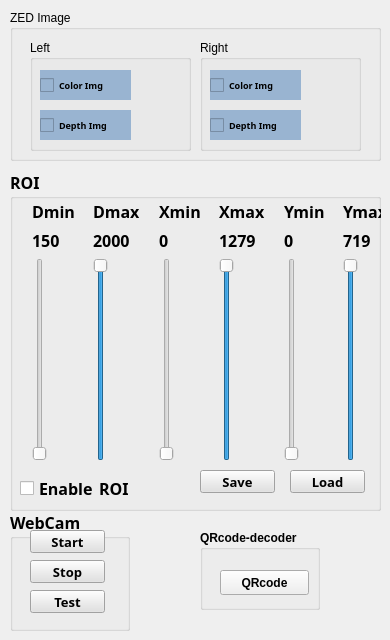
   <widget class="QWidget" name="tab">
    <attribute name="title">
     <string>ZED Function</string>
    </attribute>
    <widget class="QGroupBox" name="groupBox_2">
     <property name="geometry">
      <rect>
       <x>10</x>
       <y>510</y>
       <width>120</width>
       <height>121</height>
      </rect>
     </property>
     <property name="font">
      <font>
       <family>微軟正黑體</family>
       <pointsize>12</pointsize>
       <weight>75</weight>
       <bold>true</bold>
      </font>
     </property>
     <property name="title">
      <string>WebCam</string>
     </property>
     <widget class="QPushButton" name="button_WbCm_Str">
      <property name="geometry">
       <rect>
        <x>20</x>
        <y>20</y>
        <width>75</width>
        <height>23</height>
       </rect>
      </property>
      <property name="font">
       <font>
        <family>微軟正黑體</family>
        <pointsize>10</pointsize>
        <weight>75</weight>
        <bold>true</bold>
       </font>
      </property>
      <property name="styleSheet">
       <string notr="true">background-color: rgb(225, 225, 225);</string>
      </property>
      <property name="text">
       <string>Start</string>
      </property>
     </widget>
     <widget class="QPushButton" name="button_WbCm_Stop">
      <property name="geometry">
       <rect>
        <x>20</x>
        <y>50</y>
        <width>75</width>
        <height>23</height>
       </rect>
      </property>
      <property name="font">
       <font>
        <family>微軟正黑體</family>
        <pointsize>10</pointsize>
        <weight>75</weight>
        <bold>true</bold>
       </font>
      </property>
      <property name="styleSheet">
       <string notr="true">background-color: rgb(225, 225, 225);</string>
      </property>
      <property name="text">
       <string>Stop</string>
      </property>
     </widget>
     <widget class="QPushButton" name="pushButton_3">
      <property name="geometry">
       <rect>
        <x>20</x>
        <y>80</y>
        <width>75</width>
        <height>23</height>
       </rect>
      </property>
      <property name="font">
       <font>
        <family>微軟正黑體</family>
        <pointsize>10</pointsize>
        <weight>75</weight>
        <bold>true</bold>
       </font>
      </property>
      <property name="styleSheet">
       <string notr="true">background-color: rgb(225, 225, 225);</string>
      </property>
      <property name="text">
       <string>Test</string>
      </property>
     </widget>
    </widget>
    <widget class="QGroupBox" name="groupBox_11">
     <property name="geometry">
      <rect>
       <x>10</x>
       <y>10</y>
       <width>371</width>
       <height>151</height>
      </rect>
     </property>
     <property name="title">
      <string>ZED Image</string>
     </property>
     <widget class="QGroupBox" name="groupBox_9">
      <property name="geometry">
       <rect>
        <x>20</x>
        <y>30</y>
        <width>161</width>
        <height>111</height>
       </rect>
      </property>
      <property name="title">
       <string>Left</string>
      </property>
      <widget class="QCheckBox" name="checkBox_EnableColorImageLeft_Zed">
       <property name="geometry">
        <rect>
         <x>10</x>
         <y>30</y>
         <width>91</width>
         <height>30</height>
        </rect>
       </property>
       <property name="font">
        <font>
         <family>微軟正黑體</family>
         <pointsize>7</pointsize>
         <weight>75</weight>
         <bold>true</bold>
        </font>
       </property>
       <property name="styleSheet">
        <string notr="true">background-color: rgb(153, 180, 209);</string>
       </property>
       <property name="text">
        <string>Color Img</string>
       </property>
      </widget>
      <widget class="QCheckBox" name="checkBox_EnableDepthImageLeft_Zed">
       <property name="geometry">
        <rect>
         <x>10</x>
         <y>70</y>
         <width>91</width>
         <height>30</height>
        </rect>
       </property>
       <property name="font">
        <font>
         <family>微軟正黑體</family>
         <pointsize>7</pointsize>
         <weight>75</weight>
         <bold>true</bold>
        </font>
       </property>
       <property name="styleSheet">
        <string notr="true">background-color: rgb(153, 180, 209)
</string>
       </property>
       <property name="text">
        <string>Depth Img</string>
       </property>
      </widget>
     </widget>
     <widget class="QGroupBox" name="groupBox_10">
      <property name="geometry">
       <rect>
        <x>190</x>
        <y>30</y>
        <width>161</width>
        <height>111</height>
       </rect>
      </property>
      <property name="title">
       <string>Right</string>
      </property>
      <widget class="QCheckBox" name="checkBox_EnableColorImageRight_Zed">
       <property name="geometry">
        <rect>
         <x>10</x>
         <y>30</y>
         <width>91</width>
         <height>30</height>
        </rect>
       </property>
       <property name="font">
        <font>
         <family>微軟正黑體</family>
         <pointsize>7</pointsize>
         <weight>75</weight>
         <bold>true</bold>
        </font>
       </property>
       <property name="styleSheet">
        <string notr="true">background-color: rgb(153, 180, 209);</string>
       </property>
       <property name="text">
        <string>Color Img</string>
       </property>
      </widget>
      <widget class="QCheckBox" name="checkBox_EnableDepthImageRight_Zed">
       <property name="geometry">
        <rect>
         <x>10</x>
         <y>70</y>
         <width>91</width>
         <height>30</height>
        </rect>
       </property>
       <property name="font">
        <font>
         <family>微軟正黑體</family>
         <pointsize>7</pointsize>
         <weight>75</weight>
         <bold>true</bold>
        </font>
       </property>
       <property name="styleSheet">
        <string notr="true">background-color: rgb(153, 180, 209)
</string>
       </property>
       <property name="text">
        <string>Depth Img</string>
       </property>
      </widget>
     </widget>
    </widget>
    <widget class="QGroupBox" name="groupBox_16">
     <property name="geometry">
      <rect>
       <x>10</x>
       <y>170</y>
       <width>371</width>
       <height>341</height>
      </rect>
     </property>
     <property name="font">
      <font>
       <family>微軟正黑體</family>
       <pointsize>12</pointsize>
       <weight>75</weight>
       <bold>true</bold>
      </font>
     </property>
     <property name="title">
      <string>ROI</string>
     </property>
     <widget class="QWidget" name="layoutWidget">
      <property name="geometry">
       <rect>
        <x>10</x>
        <y>30</y>
        <width>383</width>
        <height>261</height>
       </rect>
      </property>
      <layout class="QGridLayout" name="gridLayout">
       <item row="2" column="4">
        <widget class="QSlider" name="Slider_Ymin">
         <property name="minimum">
          <number>0</number>
         </property>
         <property name="maximum">
          <number>720</number>
         </property>
         <property name="value">
          <number>0</number>
         </property>
         <property name="orientation">
          <enum>Qt::Vertical</enum>
         </property>
        </widget>
       </item>
       <item row="0" column="5">
        <widget class="QLabel" name="label_84">
         <property name="font">
          <font>
           <family>微軟正黑體</family>
           <pointsize>12</pointsize>
           <weight>75</weight>
           <bold>true</bold>
          </font>
         </property>
         <property name="text">
          <string>Ymax</string>
         </property>
        </widget>
       </item>
       <item row="2" column="0">
        <widget class="QSlider" name="Slider_Dmin">
         <property name="minimum">
          <number>150</number>
         </property>
         <property name="maximum">
          <number>2000</number>
         </property>
         <property name="value">
          <number>150</number>
         </property>
         <property name="orientation">
          <enum>Qt::Vertical</enum>
         </property>
        </widget>
       </item>
       <item row="1" column="3">
        <widget class="QLabel" name="LB_Xmax">
         <property name="font">
          <font>
           <family>微軟正黑體</family>
           <pointsize>12</pointsize>
           <weight>75</weight>
           <bold>true</bold>
          </font>
         </property>
         <property name="text">
          <string>1279</string>
         </property>
        </widget>
       </item>
       <item row="2" column="3">
        <widget class="QSlider" name="Slider_Xmax">
         <property name="minimum">
          <number>0</number>
         </property>
         <property name="maximum">
          <number>1280</number>
         </property>
         <property name="value">
          <number>1280</number>
         </property>
         <property name="orientation">
          <enum>Qt::Vertical</enum>
         </property>
        </widget>
       </item>
       <item row="1" column="0">
        <widget class="QLabel" name="LB_Dmin">
         <property name="font">
          <font>
           <family>微軟正黑體</family>
           <pointsize>12</pointsize>
           <weight>75</weight>
           <bold>true</bold>
          </font>
         </property>
         <property name="text">
          <string>150</string>
         </property>
        </widget>
       </item>
       <item row="2" column="2">
        <widget class="QSlider" name="Slider_Xmin">
         <property name="minimum">
          <number>0</number>
         </property>
         <property name="maximum">
          <number>1280</number>
         </property>
         <property name="value">
          <number>0</number>
         </property>
         <property name="orientation">
          <enum>Qt::Vertical</enum>
         </property>
        </widget>
       </item>
       <item row="1" column="5">
        <widget class="QLabel" name="LB_Ymax">
         <property name="font">
          <font>
           <family>微軟正黑體</family>
           <pointsize>12</pointsize>
           <weight>75</weight>
           <bold>true</bold>
          </font>
         </property>
         <property name="text">
          <string>719</string>
         </property>
        </widget>
       </item>
       <item row="2" column="5">
        <widget class="QSlider" name="Slider_Ymax">
         <property name="minimum">
          <number>0</number>
         </property>
         <property name="maximum">
          <number>720</number>
         </property>
         <property name="value">
          <number>720</number>
         </property>
         <property name="orientation">
          <enum>Qt::Vertical</enum>
         </property>
        </widget>
       </item>
       <item row="1" column="1">
        <widget class="QLabel" name="LB_Dmax">
         <property name="font">
          <font>
           <family>微軟正黑體</family>
           <pointsize>12</pointsize>
           <weight>75</weight>
           <bold>true</bold>
          </font>
         </property>
         <property name="text">
          <string>2000</string>
         </property>
        </widget>
       </item>
       <item row="0" column="3">
        <widget class="QLabel" name="label_82">
         <property name="font">
          <font>
           <family>微軟正黑體</family>
           <pointsize>12</pointsize>
           <weight>75</weight>
           <bold>true</bold>
          </font>
         </property>
         <property name="text">
          <string>Xmax</string>
         </property>
        </widget>
       </item>
       <item row="0" column="2">
        <widget class="QLabel" name="label_81">
         <property name="font">
          <font>
           <family>微軟正黑體</family>
           <pointsize>12</pointsize>
           <weight>75</weight>
           <bold>true</bold>
          </font>
         </property>
         <property name="text">
          <string>Xmin</string>
         </property>
        </widget>
       </item>
       <item row="1" column="2">
        <widget class="QLabel" name="LB_Xmin">
         <property name="font">
          <font>
           <family>微軟正黑體</family>
           <pointsize>12</pointsize>
           <weight>75</weight>
           <bold>true</bold>
          </font>
         </property>
         <property name="text">
          <string>0</string>
         </property>
        </widget>
       </item>
       <item row="1" column="4">
        <widget class="QLabel" name="LB_Ymin">
         <property name="font">
          <font>
           <family>微軟正黑體</family>
           <pointsize>12</pointsize>
           <weight>75</weight>
           <bold>true</bold>
          </font>
         </property>
         <property name="text">
          <string>0</string>
         </property>
        </widget>
       </item>
       <item row="0" column="0">
        <widget class="QLabel" name="label_80">
         <property name="font">
          <font>
           <family>微軟正黑體</family>
           <pointsize>12</pointsize>
           <weight>75</weight>
           <bold>true</bold>
          </font>
         </property>
         <property name="text">
          <string>Dmin</string>
         </property>
        </widget>
       </item>
       <item row="2" column="1">
        <widget class="QSlider" name="Slider_Dmax">
         <property name="minimum">
          <number>150</number>
         </property>
         <property name="maximum">
          <number>2000</number>
         </property>
         <property name="value">
          <number>2000</number>
         </property>
         <property name="orientation">
          <enum>Qt::Vertical</enum>
         </property>
        </widget>
       </item>
       <item row="0" column="4">
        <widget class="QLabel" name="label_83">
         <property name="font">
          <font>
           <family>微軟正黑體</family>
           <pointsize>12</pointsize>
           <weight>75</weight>
           <bold>true</bold>
          </font>
         </property>
         <property name="text">
          <string>Ymin</string>
         </property>
        </widget>
       </item>
       <item row="0" column="1">
        <widget class="QLabel" name="label_79">
         <property name="font">
          <font>
           <family>微軟正黑體</family>
           <pointsize>12</pointsize>
           <weight>75</weight>
           <bold>true</bold>
          </font>
         </property>
         <property name="text">
          <string>Dmax</string>
         </property>
        </widget>
       </item>
      </layout>
     </widget>
     <widget class="QCheckBox" name="CB_ROI_Enable">
      <property name="geometry">
       <rect>
        <x>10</x>
        <y>310</y>
        <width>141</width>
        <height>16</height>
       </rect>
      </property>
      <property name="font">
       <font>
        <family>微軟正黑體</family>
        <pointsize>12</pointsize>
        <weight>75</weight>
        <bold>true</bold>
       </font>
      </property>
      <property name="text">
       <string>Enable_ROI</string>
      </property>
     </widget>
     <widget class="QPushButton" name="PB_Save_ROI">
      <property name="geometry">
       <rect>
        <x>190</x>
        <y>300</y>
        <width>75</width>
        <height>23</height>
       </rect>
      </property>
      <property name="font">
       <font>
        <family>微軟正黑體</family>
        <pointsize>10</pointsize>
        <weight>75</weight>
        <bold>true</bold>
       </font>
      </property>
      <property name="styleSheet">
       <string notr="true">background-color: rgb(225, 225, 225);</string>
      </property>
      <property name="text">
       <string>Save</string>
      </property>
     </widget>
     <widget class="QPushButton" name="PB_Load_ROI">
      <property name="geometry">
       <rect>
        <x>280</x>
        <y>300</y>
        <width>75</width>
        <height>23</height>
       </rect>
      </property>
      <property name="font">
       <font>
        <family>微軟正黑體</family>
        <pointsize>10</pointsize>
        <weight>75</weight>
        <bold>true</bold>
       </font>
      </property>
      <property name="styleSheet">
       <string notr="true">background-color: rgb(225, 225, 225);</string>
      </property>
      <property name="text">
       <string>Load</string>
      </property>
     </widget>
    </widget>
    <widget class="QGroupBox" name="QRcode">
     <property name="geometry">
      <rect>
       <x>200</x>
       <y>530</y>
       <width>120</width>
       <height>80</height>
      </rect>
     </property>
     <property name="font">
      <font>
       <weight>75</weight>
       <bold>true</bold>
      </font>
     </property>
     <property name="title">
      <string>QRcode-decoder</string>
     </property>
     <widget class="QPushButton" name="QRcode_decoder">
      <property name="geometry">
       <rect>
        <x>20</x>
        <y>40</y>
        <width>89</width>
        <height>25</height>
       </rect>
      </property>
      <property name="text">
       <string>QRcode</string>
      </property>
     </widget>
    </widget>
   </widget>
